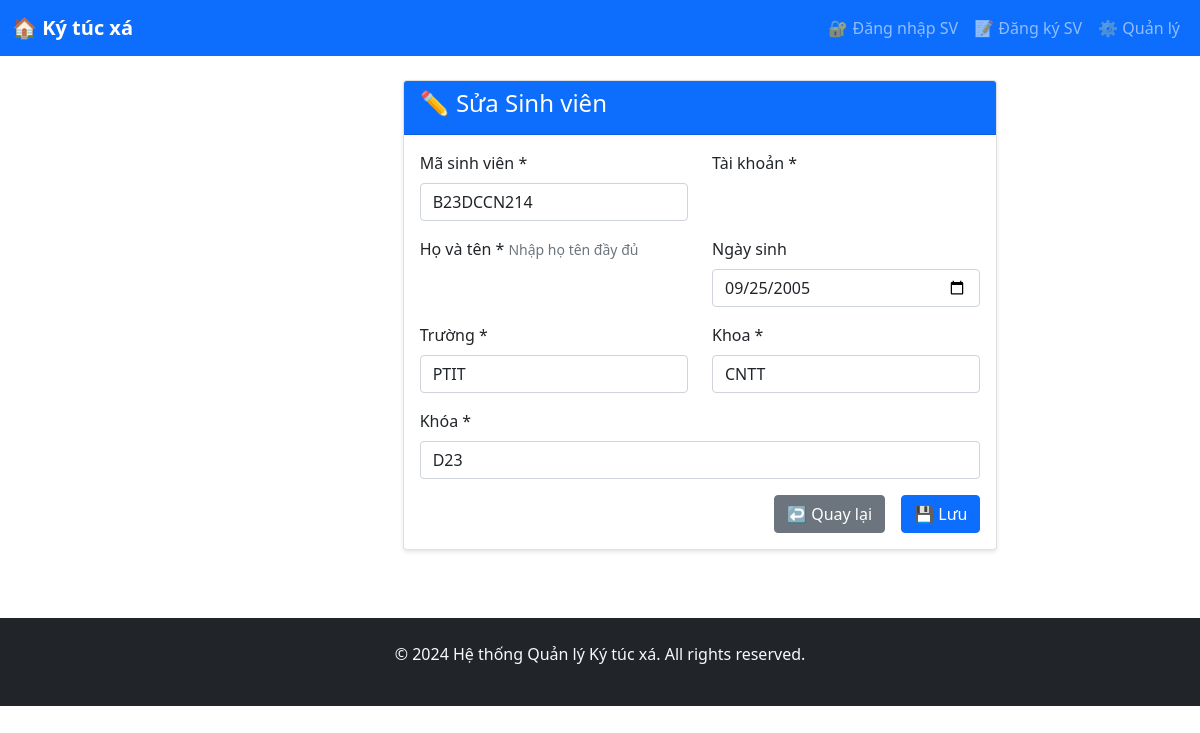
Page /students/1/edit/ on the committed database.
### dormitory/models.py (models this page shows, shortened)
class Student(models.Model):
    user = models.OneToOneField(CustomUser, on_delete=models.CASCADE)
    student_id = models.CharField(max_length=20, unique=True)
    university = models.CharField(max_length=200)
    faculty = models.CharField(max_length=100)
    course = models.CharField(max_length=50)
    full_name = models.CharField(max_length=100, blank=True)
    date_of_birth = models.DateField(null=True, blank=True)

### dormitory/views.py (the view)
# urls.py: path('students/<int:pk>/edit/', views.student_update, name='student_edit'),
def student_update(request, pk):
    student = get_object_or_404(Student, pk=pk)
    if request.method == 'POST':
        form = StudentForm(request.POST, instance=student)
        if form.is_valid():
            form.save()
            return redirect('student_list')
    else:
        form = StudentForm(instance=student)
    return render(request, 'dormitory/student_form.html', {'form': form})

### dormitory/forms.py
class StudentForm(forms.ModelForm):
    class Meta:
        model = Student
        fields = ['student_id', 'university', 'faculty', 'course', 'date_of_birth']
        widgets = {
            'student_id': forms.TextInput(attrs={'class': 'form-control'}),
            'university': forms.TextInput(attrs={'class': 'form-control'}),
            'faculty': forms.TextInput(attrs={'class': 'form-control'}),
            'course': forms.TextInput(attrs={'class': 'form-control'}),
            'date_of_birth': forms.DateInput(attrs={'class': 'form-control', 'type': 'date'}),
        }

### dormitory/templates/dormitory/student_form.html (shortened to what this page needs)
{% extends 'base.html' %}
{% block content %}
<div class="row justify-content-center">
    <div class="col-md-8">
        <div class="card">
            <div class="card-header bg-primary text-white">
                <h4>{% if form.instance.pk %}✏️ Sửa{% else %}➕ Thêm{% endif %} Sinh viên</h4>
            </div>
            <div class="card-body">
                <form method="post">
                    <div class="row">
                        <div class="col-md-6 mb-3">
                            <label class="form-label">Mã sinh viên *</label>
                            {{ form.student_id }}
                        </div>
                        <div class="col-md-6 mb-3">
                            <label class="form-label">Tài khoản *</label>
                        </div>
                    </div>
                    <div class="row">
                        <div class="col-md-6 mb-3">
                            <label class="form-label">Họ và tên *</label>
                            <small class="form-text text-muted">Nhập họ tên đầy đủ</small>
                        </div>
                        <div class="col-md-6 mb-3">
                            <label class="form-label">Ngày sinh</label>
                            {{ form.date_of_birth }}
                        </div>
                    </div>
                    <div class="row">
                        <div class="col-md-6 mb-3">
                            <label class="form-label">Trường *</label>
                            {{ form.university }}
                        </div>
                        <div class="col-md-6 mb-3">
                            <label class="form-label">Khoa *</label>
                            {{ form.faculty }}
                        </div>
                    </div>
                    <div class="mb-3">
                        <label class="form-label">Khóa *</label>
                        {{ form.course }}
                    </div>
                    <div class="d-grid gap-2 d-md-flex justify-content-md-end">
                        <a href="{% url 'student_list' %}" class="btn btn-secondary me-md-2">↩️ Quay lại</a>
                        <button type="submit" class="btn btn-primary">💾 Lưu</button>
                    </div>
                </form>
            </div>
        </div>
    </div>
</div>
{% endblock %}

### templates/base.html (style rules this page uses)
.card { box-shadow: 0 2px 4px rgba(0, 0, 0, 0.1); margin-bottom: 20px; }

### rows in the picture
Student: student_id "B23DCCN214", date_of_birth "09/25/2005", university "PTIT", faculty "CNTT", course "D23"
